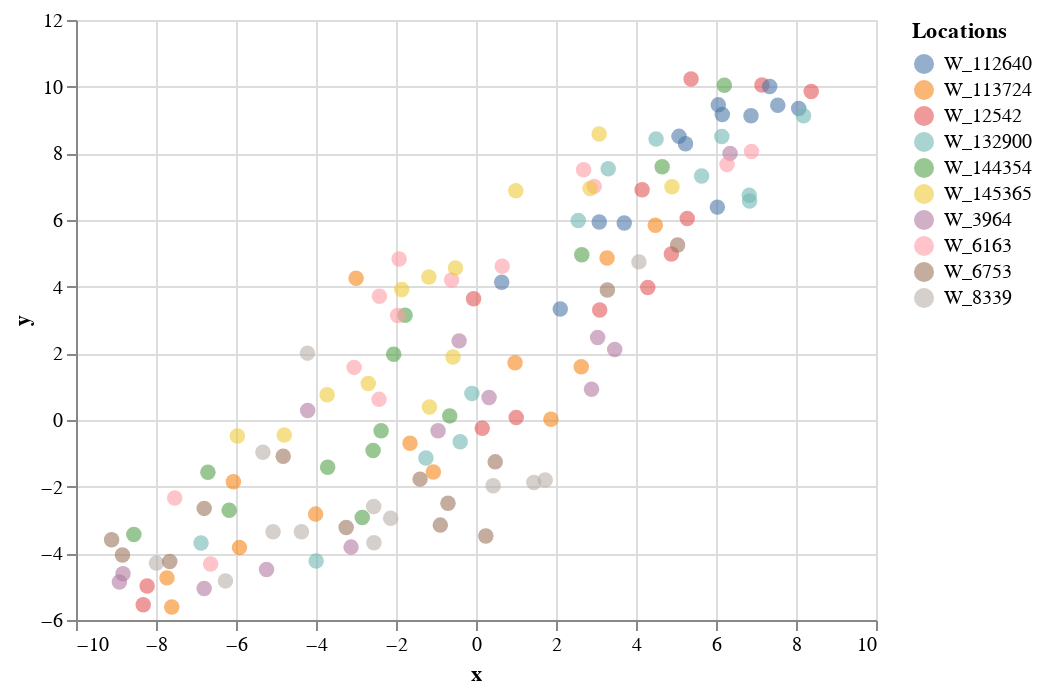

Notebook source saved alongside this figure:
### Code cell
#altair
import vega
import altair as alt
import pandas as pd

x_axis = []
y_axis = []

for i in range(len(X2)):
    x_axis.append(X2[i][0])
    y_axis.append(X2[i][1])
    
print(len(x_axis))
print(len(y_axis))
print((y))
    
df1 = pd.DataFrame({'x': np.asarray(x_axis), 'y': np.asarray(y_axis), 'Locations': np.asarray(y)})
viz1 = alt.Chart(df1).mark_circle(opacity=0.6, size=60).encode(x='x', y='y', color='Locations').interactive()
display(viz1)

### Figure 1 — Vega-Lite specification as saved in the notebook (floating-point values rounded to 4 significant figures; data arrays with more than 128 entries replaced by an {"elided": "..."} marker saying what was removed)
{"config": {"view": {"continuousWidth": 400, "continuousHeight": 300}}, "data": {"name": "data-aa1893401f4efb99a1f7f6e754a876c9"}, "mark": {"type": "circle", "opacity": 0.6, "size": 60}, "encoding": {"color": {"type": "nominal", "field": "Locations"}, "x": {"type": "quantitative", "field": "x"}, "y": {"type": "quantitative", "field": "y"}}, "selection": {"selector002": {"type": "interval", "bind": "scales", "encodings": ["x", "y"]}}, "$schema": "https://vega.github.io/schema/vega-lite/v4.8.1.json", "datasets": {"data-aa1893401f4efb99a1f7f6e754a876c9": {"elided": "130 records"}}}
